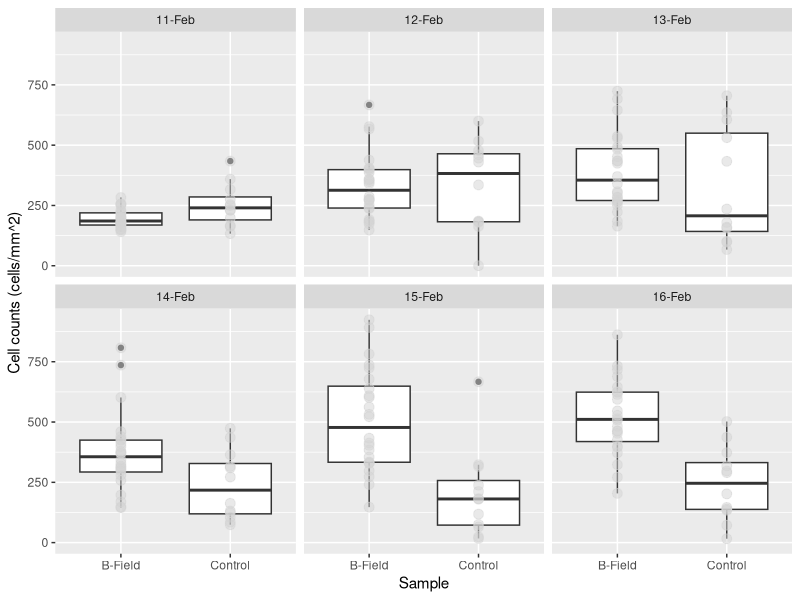
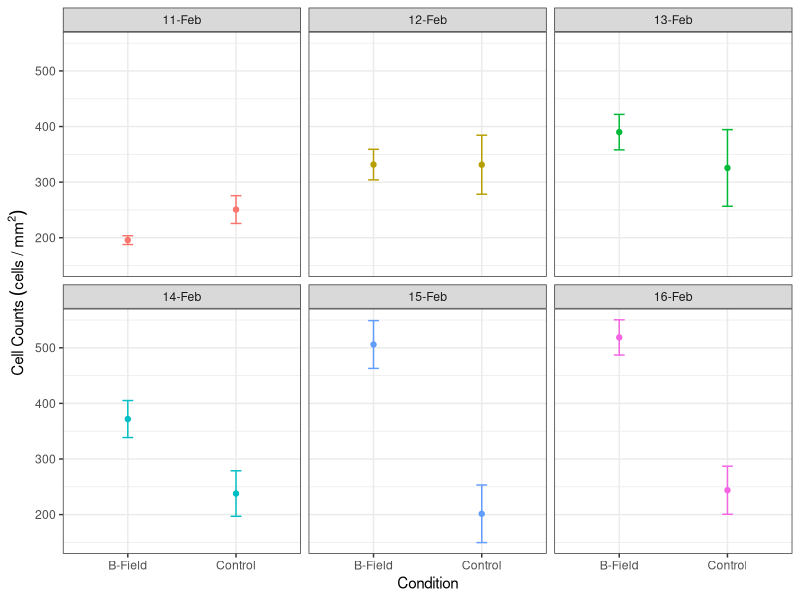
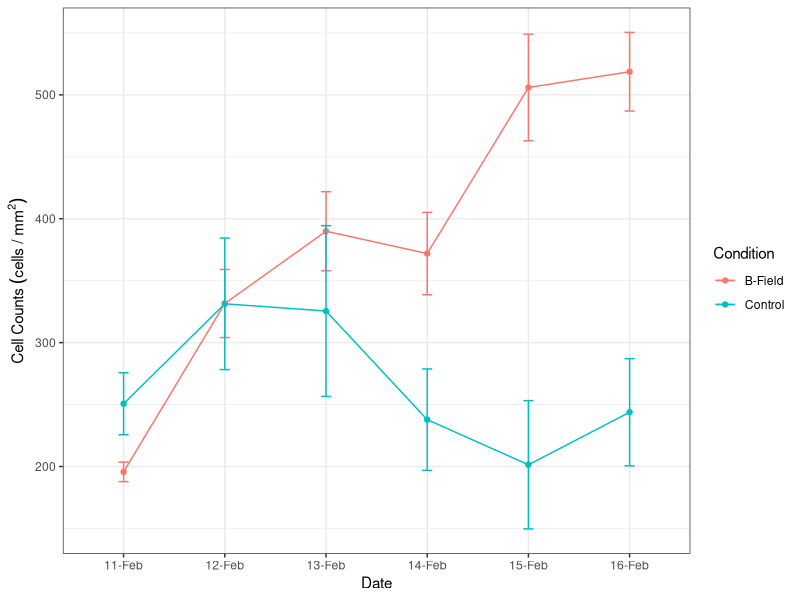

These figures' R source, in order:
## ---- chunk 1
# clear the environment
rm(list = ls())

# import the libraries that we will use
library(ggplot2)
library(dplyr)
library(here)
library(ggfortify)

## ---- chunk 2
# import the data set that we will be analysing, the stringsAsFactors = True argument converts categorical data to factors so we can analyse the levels
counts <- read.csv(here("Data", "HT22cellcountdata_2-11_2-13.csv"),stringsAsFactors = TRUE)

# take a look at the structure of the data
glimpse(counts)
## ---- chunk 3
# make a box plot of the data
ggplot(counts, aes(x = Condition, y = Cell_Count)) +
geom_boxplot()+
  geom_point(size = 3, colour = 'lightgrey', alpha = 0.5)+
  facet_wrap(~Date)+
  xlab("Sample") +
  ylab("Cell counts (cells/mm^2)")
## ---- chunk 4
# find the means of the cell counts and put them in a new table
mean_counts <- counts %>% group_by(Condition,Date) %>% summarise(
  meancounts = mean(Cell_Count),
  secounts = sd(Cell_Count)/sqrt(sum(!is.na(Cell_Count))                                                             ))
## ---- chunk 5
# create scatterplot with error bars
ggplot(mean_counts, aes(Condition, meancounts, color = Date))+
     geom_point()+
     geom_line()+
     geom_errorbar(aes(ymin = meancounts - secounts,
                       ymax = meancounts + secounts), width = 0.1)+
    theme_bw()+
    facet_wrap(~Date)+
    theme(legend.position="none")+
    xlab("Condition")+
    ylab(expression(Cell~Counts~(cells~"/"~mm^2)))
         
## ---- chunk 6
# create scatter plot with error bars
ggplot(mean_counts, aes(Date, meancounts, color = Condition, group = Condition))+
     geom_point()+
     geom_line()+
     geom_errorbar(aes(ymin = meancounts - secounts,
                       ymax = meancounts + secounts), width = 0.1)+
    theme_bw()+
    #theme(legend.position="none")+
    xlab("Date")+
    ylab(expression(Cell~Counts~(cells~"/"~mm^2)))
